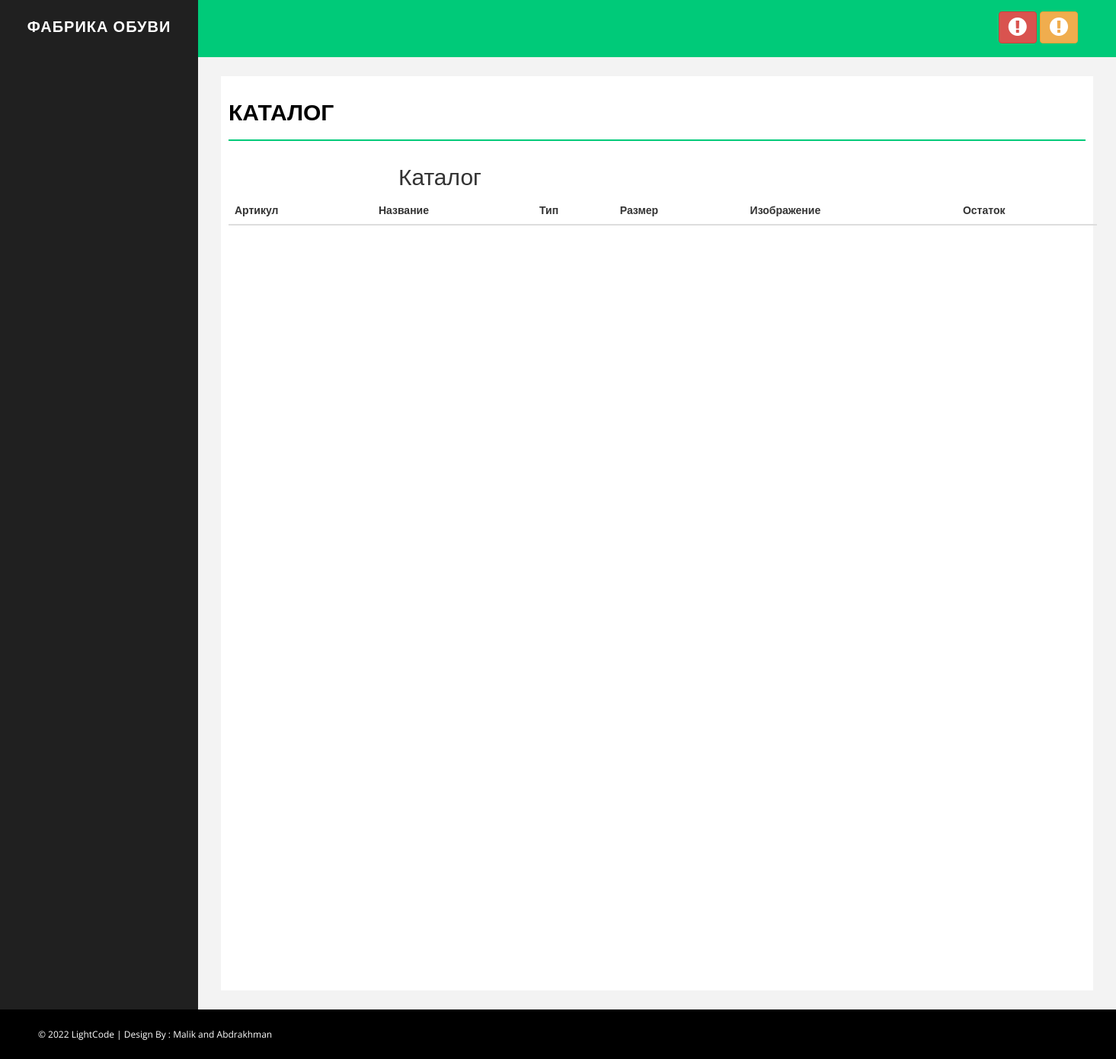
The app's page /catalogue, older data.
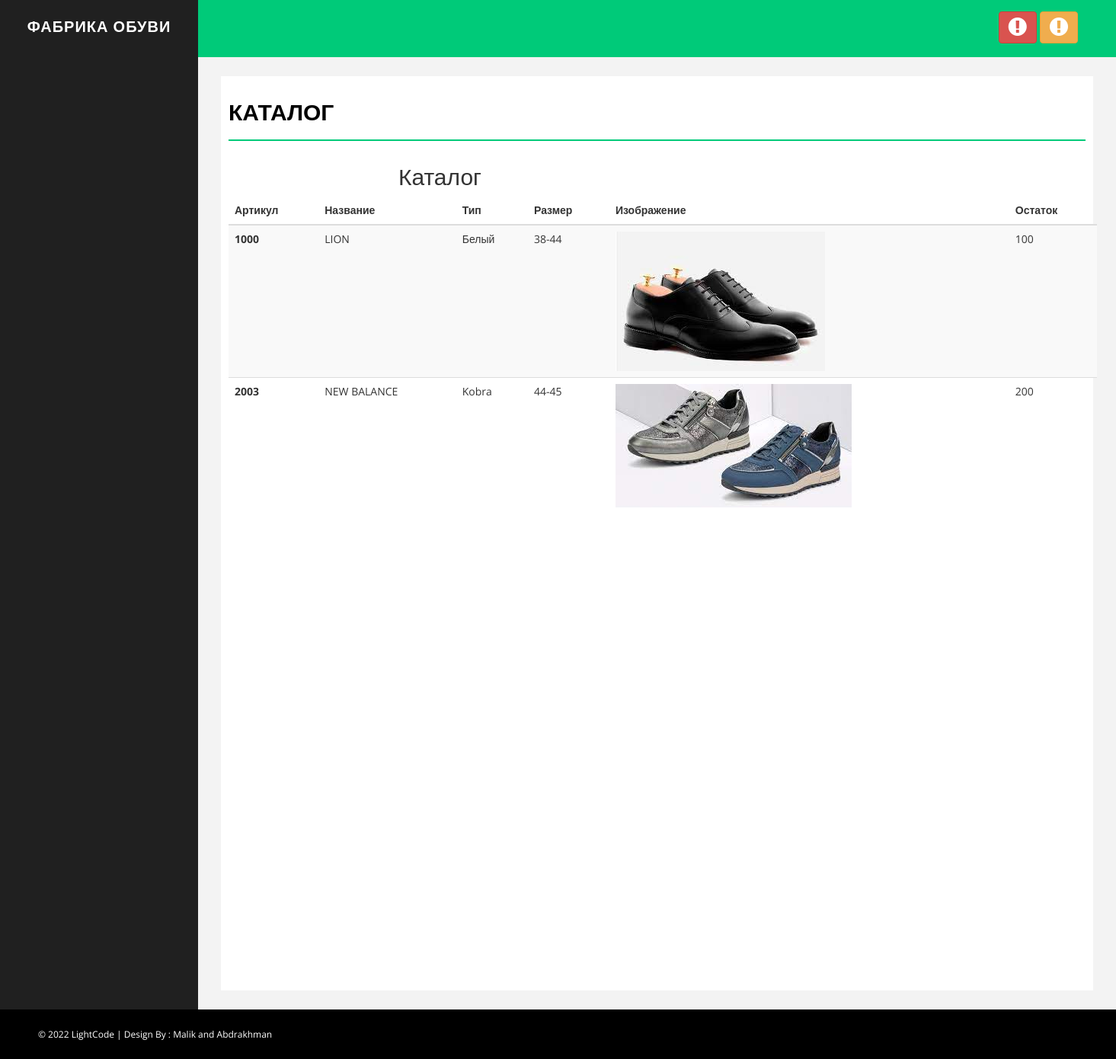
The same page, newer data.
### manufacture/models.py (models this page shows, shortened)
class Catalogue(models.Model):
    vendor_code = models.CharField(max_length=40)  # Артикул модели
    image = models.ImageField(upload_to='media/products/%Y/%m/%d', blank=True)  # Фото товара
    title = models.CharField(max_length=40, blank=True, null=True) # Название модели
    type = models.CharField(max_length=40)  # Тип модели обуви(цвета, отделка, и т.д.)
    size = models.CharField(max_length=40)  # Размерная сетка
    rest_quantity = models.PositiveIntegerField()  # Остаток на складе

### manufacture/views.py (the view)
# urls.py: path('catalogue', view_catalogue, name='catalogue'),
def view_catalogue(request):
    catalogue = Catalogue.objects.all()
    return render(request, 'manufacture/catalogue.html', {'catalogue': catalogue})

### manufacture/templates/manufacture/catalogue.html (shortened to what this page needs)
{% extends 'base.html' %}
{% load static %}
{% block content %}
 <div id="page-wrapper">
            <div id="page-inner">
                <div class="row">
                    <div class="col-md-12">
                        <h1 class="page-head-line">Каталог</h1>
					</div>
	<body>
<section class="ftco-section">
		<div class="container">
			<div class="row justify-content-center">
				<div class="col-md-6 text-center mb-5">
					<h2 class="heading-section">Каталог</h2>
				</div>
			</div>
			<div class="row">
				<div class="col-md-12">
					<div class="table-wrap">
						<table class="table table-striped">
						  <thead>
						    <tr>
						      <th>Артикул</th>
						      <th>Название</th>
						      <th>Тип</th>
						      <th>Размер</th>
						      <th>Изображение</th>
						      <th>Остаток</th>
						    </tr>
						  </thead>
						  <tbody>
						  {% for item in catalogue %}
						    <tr>
						      <th >{{ item.vendor_code }}</th>
								<td>{{ item.title }}</td>
						      <td>{{ item.type }}</td>
						      <td>{{ item.size }}</td>
						      <td><img src="{{ item.image.url }}" alt=""></td>
						      <td>{{ item.rest_quantity }}</td>
						    </tr>
						  {% endfor %}
						  </tbody>
						</table>
					</div>
				</div>
			</div>
		</div>
	</section>
            </div>
        </div>
	</html>
{% endblock %}

### manufacture/templates/base.html (shortened to what this page needs)
<!DOCTYPE html>
{% load static %}
<html xmlns="http://www.w3.org/1999/xhtml">
<head>
    <link href="{% static 'assets/css/bootstrap.css' %}" rel="stylesheet" />
    <link href="{% static 'assets/css/font-awesome.css' %}" rel="stylesheet" />
    <link href="{% static 'assets/css/basic.css' %}" rel="stylesheet" />
    <link href="{% static 'assets/css/custom.css' %}" rel="stylesheet" />
<body>
    <div id="wrapper">
        <nav class="navbar navbar-default navbar-cls-top " role="navigation" style="margin-bottom: 0">
            <div class="navbar-header">
                <a class="navbar-brand" href="/">ФАБРИКА ОБУВИ</a>
            </div>
            <div class="header-right">
                <a href="{% url 'login' %}" class="btn btn-danger" title="Logout"><i class="fa fa-exclamation-circle fa-2x"></i></a>
                <a href="{% url 'logout' %}?next=/" class="btn btn-warning" title="Logout"><i class="fa fa-exclamation-circle fa-2x"></i></a>
            </div>
        </nav>
    {% block content %}
    {% endblock %}
    <div id="footer-sec">
        &copy; 2022 LightCode | Design By : <a href="" target="_blank">Malik and Abdrakhman</a>
    </div>
</body>
</html>

### config/static/assets/css/basic.css (style rules this page uses)
body { font-family: 'Open Sans', sans-serif; line-height:25px; }
#wrapper { width: 100%; background: #202020; }
#page-wrapper { padding: 15px 15px; min-height: 600px; background: #F3F3F3; }
#page-inner { width: 100%; margin: 10px 20px 10px 0px; background-color: #fff!important; padding: 10px; min-height: 1200px; }
.page-head-line { font-size: 30px; text-transform: uppercase; color: #000; font-weight: 800; padding-bottom: 20px; border-bottom: 2px solid #00CA79; margin-bottom: 10px; }
.navbar-cls-top .navbar-brand { color: #fff; background: #202020; width: 260px; text-align: center; height: 75px; font-size: 20px; letter-spacing: 1px; font-weight: 900; padding-top: 25px; text-transform:uppercase; }
.header-right { color: #fff; padding: 15px 50px 5px 50px; float: right; font-size: 16px; }
.navbar-cls-top { background: #00CA79; border-bottom: none; }
.navbar-default { border: 0px solid black; }
.navbar-header { background: #000000; }
#footer-sec { background-color:#000; padding:20px 50px; color:#fff; font-size:12px; }
#footer-sec a { color:#fff; }
@media (min-width:768px) { #page-wrapper { margin: 0 0 0 260px; padding: 15px 30px; min-height: 1200px; } }
@media (min-width:768px) { .navbar { border-radius: 0px; } }

Row changes from the older to the newer data that the page shows:
added Catalogue: vendor_code "1000", title "LION", type "Белый", size "38-44", image (picture), rest_quantity "100"
added Catalogue: vendor_code "2003", title "NEW BALANCE", type "Kobra", size "44-45", image (picture), rest_quantity "200"
